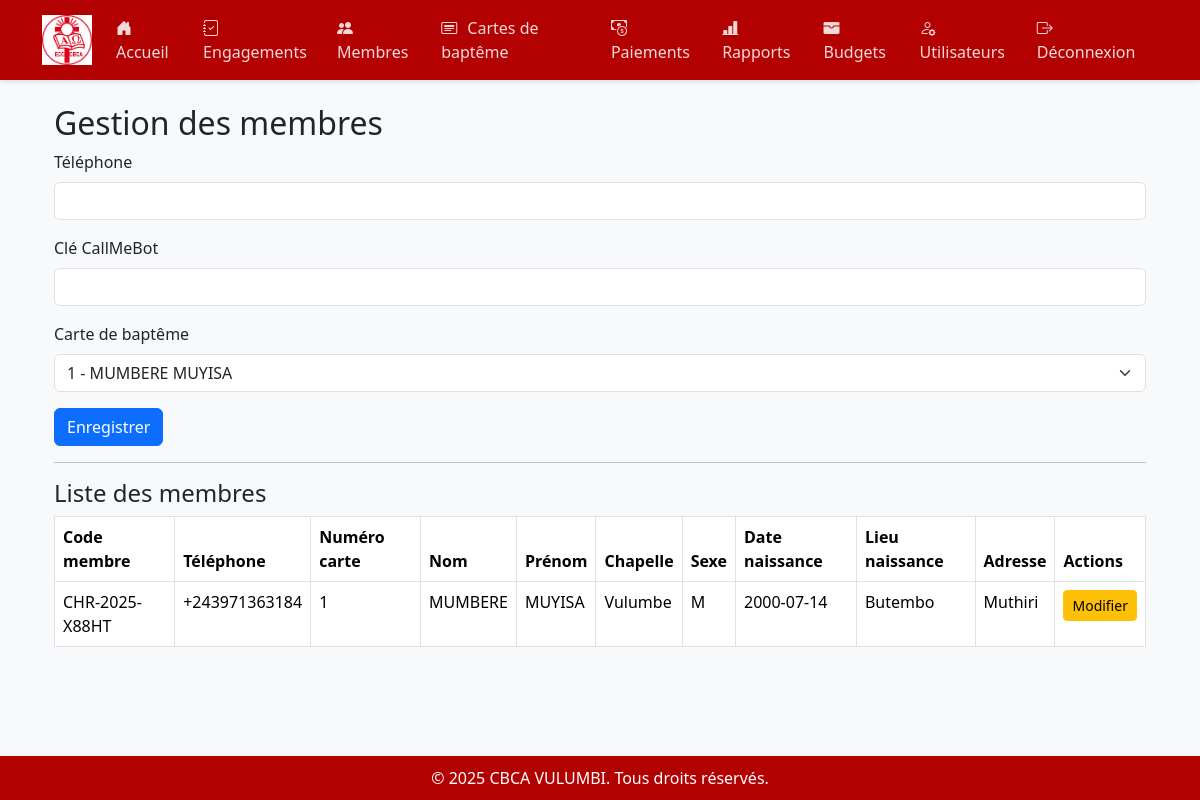
The page /membres (signed in) on the database its author committed.
### app/models.py (models this page shows)
class Chretien(db.Model):
    __tablename__ = 'chretien'
    idchretien = db.Column(db.Integer, primary_key=True)
    code_chretien = db.Column(db.String(50), unique=True, nullable=False)
    telephone = db.Column(db.String(20), nullable=False)
    cle_callmebot = db.Column(db.String(100), nullable=True)
    photo = db.Column(db.String(200), nullable=True)
    idcarte = db.Column(db.Integer, db.ForeignKey('carte_bapteme.idcarte'), nullable=False)
    engagements = db.relationship('Engagement', backref='chretien', lazy=True)
    notifications = db.relationship('Notification', backref='chretien', lazy=True)

class CarteBapteme(db.Model):
    __tablename__ = 'carte_bapteme'
    idcarte = db.Column(db.Integer, primary_key=True)
    numerocarte = db.Column(db.String(50), nullable=False, unique=True)
    chapelle = db.Column(db.String(100), nullable=False)
    nom = db.Column(db.String(100), nullable=False)
    prenom = db.Column(db.String(100), nullable=False)
    sexe = db.Column(db.String(10), nullable=False)
    datenaissance = db.Column(db.Date, nullable=False)
    lieunaissance = db.Column(db.String(100), nullable=False)
    adresse = db.Column(db.String(150), nullable=False)
    chretiens = db.relationship('Chretien', backref='carte_bapteme', lazy=True)

### app/routes.py (the view, shortened to what this page needs)
@main.route('/membres', methods=['GET', 'POST'])
@login_required
def membres():
    form = ChretienForm()
    form.idcarte.choices = [(c.idcarte, f"{c.numerocarte} - {c.nom} {c.prenom}") for c in CarteBapteme.query.all()]
    membres = Chretien.query.all()
    cartes = CarteBapteme.query.all()
    return render_template('membres.html', form=form, membres=membres, cartes=cartes)

### app/forms.py
class ChretienForm(FlaskForm):
    telephone = StringField('Téléphone', validators=[DataRequired()])
    cle_callmebot = StringField('Clé CallMeBot', validators=[DataRequired()])
    idcarte = SelectField('Carte de baptême', coerce=int, validators=[DataRequired()])
    submit = SubmitField('Enregistrer')

### app/__init__.py (called while the page is built)
@login_manager.user_loader
def load_user(user_id):
    return Utilisateur.query.get(int(user_id))

def create_app():
    app = Flask(__name__)
    app.config['SECRET_KEY'] = 'cbca-vulumbi-secret-key'
    app.config['SQLALCHEMY_DATABASE_URI'] = 'sqlite:///cbca.db'
    db.init_app(app)
    login_manager.init_app(app)
    migrate = Migrate(app, db)
    from .routes import main
    app.register_blueprint(main)
    @app.context_processor
    def inject_now():
        return {'now': datetime.now()}
    login_manager.login_view = 'main.login'
    return app

### app/templates/membres.html (shortened to what this page needs)
{% extends "base.html" %}
{% block content %}
<div class="container mt-4">
    <h2>Gestion des membres</h2>
    <form method="POST">
        <div class="mb-3">
            {{ form.telephone.label(class="form-label") }}
            {{ form.telephone(class="form-control") }}
        </div>
        <div class="mb-3">
            {{ form.cle_callmebot.label(class="form-label") }}
            {{ form.cle_callmebot(class="form-control") }}
        </div>
        <div class="mb-3">
            {{ form.idcarte.label(class="form-label") }}
            {{ form.idcarte(class="form-select") }}
        </div>
        {{ form.submit(class="btn btn-primary") }}
    </form>
    <hr>
    <h4>Liste des membres</h4>
    <table class="table table-bordered">
        <thead>
            <tr>
                <th>Code membre</th>
                <th>Téléphone</th>
                <th>Numéro carte</th>
                <th>Nom</th>
                <th>Prénom</th>
                <th>Chapelle</th>
                <th>Sexe</th>
                <th>Date naissance</th>
                <th>Lieu naissance</th>
                <th>Adresse</th>
                <th>Actions</th>
            </tr>
        </thead>
        <tbody>
            {% for membre in membres %}
            <tr>
                <td>{{ membre.code_chretien }}</td>
                <td>{{ membre.telephone }}</td>
                <td>{{ membre.carte_bapteme.numerocarte }}</td>
                <td>{{ membre.carte_bapteme.nom }}</td>
                <td>{{ membre.carte_bapteme.prenom }}</td>
                <td>{{ membre.carte_bapteme.chapelle }}</td>
                <td>{{ membre.carte_bapteme.sexe }}</td>
                <td>{{ membre.carte_bapteme.datenaissance }}</td>
                <td>{{ membre.carte_bapteme.lieunaissance }}</td>
                <td>{{ membre.carte_bapteme.adresse }}</td>
                <td>
                    <button class="btn btn-sm btn-warning" data-bs-toggle="modal" data-bs-target="#editModal{{ membre.idchretien }}">Modifier</button>
                </td>
            </tr>
            {% endfor %}
        </tbody>
    </table>
</div>
{% endblock %}

### app/templates/base.html (style rules this page uses)
body { font-family: 'Segoe UI', sans-serif; background-color: #f8f9fa; padding-bottom: 60px; }

### rows shown on the page
Chretien: code_chretien "CHR-2025-X88HT", telephone "+243971363184", carte_bapteme.numerocarte "1", carte_bapteme.nom "MUMBERE", carte_bapteme.prenom "MUYISA", carte_bapteme.chapelle "Vulumbe", carte_bapteme.sexe "M", carte_bapteme.datenaissance "2000-07-14", carte_bapteme.lieunaissance "Butembo", carte_bapteme.adresse "Muthiri"
